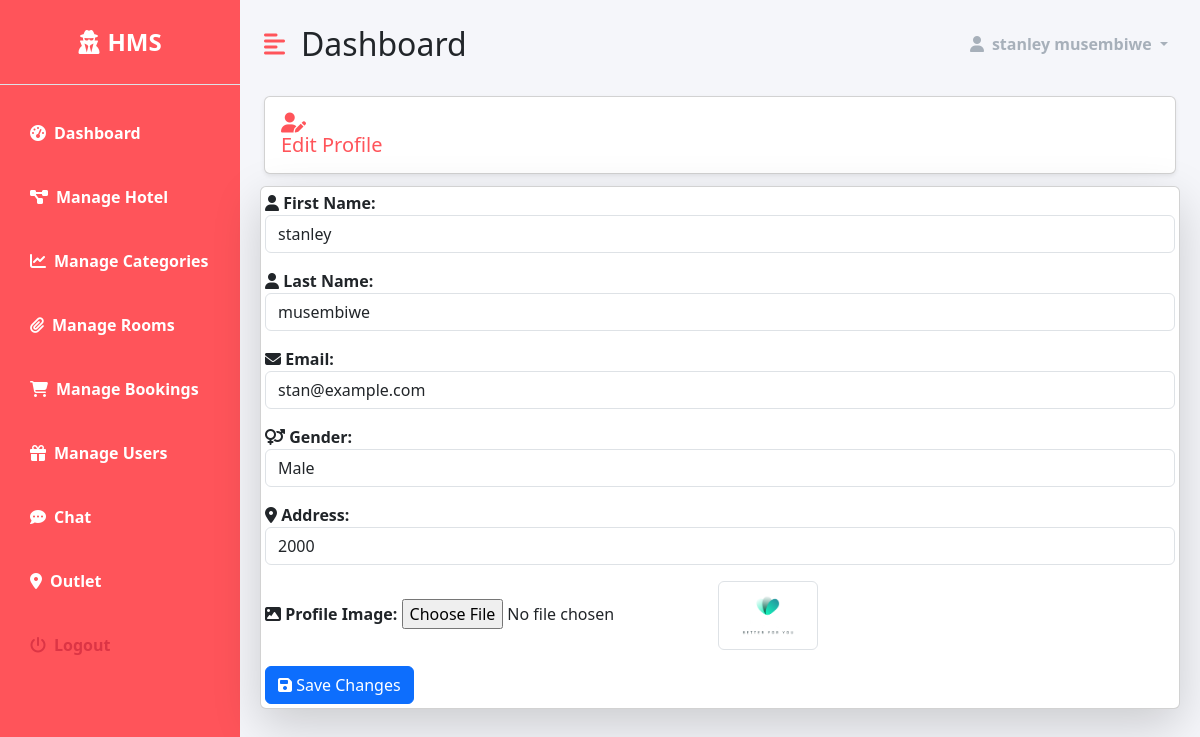
Page /dashboard/profile-details/ (signed in) on the committed database.
### accounts/models.py (models this page shows, shortened)
class CustomUser(AbstractUser):
    email = models.EmailField(unique=True)
    gender = models.CharField(max_length=1, blank=True, null=True)
    address = models.CharField(max_length=255, blank=True, null=True)
    image = models.ImageField(upload_to="user_images", blank=True, null=True)
    username = None
    objects = CustomUserManager()
    USERNAME_FIELD = 'email'
    REQUIRED_FIELDS = []

### dashboard/views.py (the view)
# urls.py: path('profile-details/',views.profile_details , name='profile-details'),
@login_required(login_url='accounts:login')
@staff_member_required(login_url='accounts:login')
def profile_details(request):
    try:
        user = CustomUser.objects.get(id=request.user.id)
        context = {
            'user': user,
        }
        return render(request, 'dashboard/users/profile_detail.html', context)
    except CustomUser.DoesNotExist:
        error_message = 'User does not exist'
        return HttpResponseRedirect(reverse('dashboard:home') + f'?error_message={error_message}')

### templates/dashboard/users/profile_detail.html (shortened to what this page needs)
{% extends 'dashboard/base.html' %}
{% load static %}
{% block content %}
    <div class="row">
        <div class="col-md-12">
            <h5 class="m-2 primary-text card shadow-sm p-3">
                <i class="fas fa-user-edit"></i> Edit Profile
            </h5>
        </div>
    </div>
    <div class="card shadow-lg m-1">
        <div class="col-md-12 p-1">
            <form method="post" action="{% url 'dashboard:edit-profile' %}" enctype="multipart/form-data">
                <div class="mb-3">
                    <label for="first_name" class="fw-bold">
                        <i class="fas fa-user"></i> First Name:
                    </label>
                    <input type="text" name="first_name" id="first_name" class="form-control" value="{{ user.first_name }}" required>
                </div>
                <div class="mb-3">
                    <label for="last_name" class="fw-bold">
                        <i class="fas fa-user"></i> Last Name:
                    </label>
                    <input type="text" name="last_name" id="last_name" class="form-control" value="{{ user.last_name }}" required>
                </div>
                <div class="mb-3">
                    <label for="email" class="fw-bold">
                        <i class="fas fa-envelope"></i> Email:
                    </label>
                    <input type="email" name="email" id="email" class="form-control" value="{{ user.email }}" required>
                </div>
                <div class="mb-3">
                    <label for="gender" class="fw-bold">
                        <i class="fas fa-venus-mars"></i> Gender:
                    </label>
                    <select name="gender" id="gender" class="form-control">
                        <option value="M" {% if user.gender == 'M' %}selected{% endif %}>Male</option>
                    </select>
                </div>
                <div class="mb-3">
                    <label for="address" class="fw-bold">
                        <i class="fas fa-map-marker-alt"></i> Address:
                    </label>
                    <input type="text" name="address" id="address" class="form-control" value="{{ user.address }}">
                </div>
                <div class="mb-3">
                    <label for="image" class="fw-bold">
                        <i class="fas fa-image"></i> Profile Image:
                    </label>
                    <input type="file" name="new_image" id="image" class="form-control-file">
                    {% if user.image %}
                        <img src="{{ user.image.url }}" alt="{{ user.get_full_name }}" class="img-thumbnail" width="100px">
                    {% endif %}
                </div>
                <button type="submit" class="btn btn-primary">
                    <i class="fas fa-save"></i> Save Changes
                </button>
            </form>
        </div>
    </div>
{% endblock %}

### templates/dashboard/base.html (shortened to what this page needs)
{% load  static %}
<!DOCTYPE html>
<html lang="en">
<head>
      <link href="https://cdn.jsdelivr.net/npm/bootstrap@5.3.2/dist/css/bootstrap.min.css"
            rel="stylesheet"
>
    <link rel="stylesheet" href="https://cdnjs.cloudflare.com/ajax/libs/font-awesome/6.5.1/css/all.min.css"
 />
    <link rel="stylesheet" type="text/css" href="https://cdn.datatables.net/1.11.5/css/jquery.dataTables.css">
    <link rel="stylesheet" href="{%  static 'dashboard/style.css' %}">
</head>
<body>
      <div class="d-flex" id="wrapper">
        <div class="primary-bg" id="sidebar-wrapper">
            <div class="sidebar-heading text-center py-4  text-white fs-4 fw-bold text-uppercase border-bottom"><i
                    class="fas fa-user-secret me-2"></i>HMS</div>
            <div class="list-group list-group-flush my-3">
                <a href="{% url 'dashboard:dashboard-index' %}" class="list-group-item list-group-item-action bg-transparent text-white active"><i
                        class="fas fa-tachometer-alt me-2"></i>Dashboard</a>
                <a href="{% url 'dashboard:manage-hotel' %}" class="list-group-item list-group-item-action bg-transparent text-white fw-bold"><i
                        class="fas fa-project-diagram me-2"></i>Manage Hotel</a>
                <a href="{% url 'dashboard:manage-categories' %}" class="list-group-item list-group-item-action bg-transparent text-white fw-bold"><i
                        class="fas fa-chart-line me-2"></i>Manage Categories</a>
                <a href="{% url 'dashboard:manage-rooms' %}" class="list-group-item list-group-item-action bg-transparent text-white fw-bold"><i
                        class="fas fa-paperclip me-2"></i>Manage Rooms</a>
                <a href="{% url 'dashboard:manage-bookings' %}" class="list-group-item list-group-item-action bg-transparent text-white fw-bold"><i
                        class="fas fa-shopping-cart me-2"></i>Manage Bookings</a>
                <a href="{% url 'dashboard:manage-users' %}" class="list-group-item list-group-item-action bg-transparent text-white fw-bold"><i
                        class="fas fa-gift me-2"></i>Manage Users</a>
                <a href="#" class="list-group-item list-group-item-action bg-transparent text-white fw-bold"><i
                        class="fas fa-comment-dots me-2"></i>Chat</a>
                <a href="#" class="list-group-item list-group-item-action bg-transparent text-white fw-bold"><i
                        class="fas fa-map-marker-alt me-2"></i>Outlet</a>
                <a href="#" class="list-group-item list-group-item-action bg-transparent text-danger fw-bold"><i
                        class="fas fa-power-off me-2"></i>Logout</a>
            </div>
        </div>
        <div id="page-content-wrapper">
            <nav class="navbar navbar-expand-lg navbar-light bg-transparent py-4 px-4">
                <div class="d-flex align-items-center">
                    <i class="fas fa-align-left primary-text fs-4 me-3" id="menu-toggle"></i>
                    <h2 class="fs-2 m-0">Dashboard</h2>
                </div>
                <div class="collapse navbar-collapse" id="navbarSupportedContent">
                    <ul class="navbar-nav ms-auto mb-2 mb-lg-0">
                        <li class="nav-item dropdown">
                            <a class="nav-link dropdown-toggle second-text fw-bold" href="#" id="navbarDropdown"
                                role="button" data-bs-toggle="dropdown" aria-expanded="false">
                                <i class="fas fa-user me-2"></i>{{user.get_full_name}}
                            </a>
                        </li>
                    </ul>
                </div>
            </nav>
            <div class="container-fluid px-3">
                {% block content %}
                 {% endblock content %}
            </div>
        </div>
    </div>
</body>
</html>

### static/dashboard/style.css (style rules this page uses)
:root { --main-bg-color: #ff545a; --main-text-color: #ff545a; --second-text-color : #a7b0ba; --second-bg-color : #f5f6fa; }
.primary-text { color: var(--main-text-color); }
.second-text { color: var(--second-text-color); }
.primary-bg { background-color: var(--main-bg-color); }
#wrapper { overflow-x: hidden; background-color:var(--second-bg-color); }
#sidebar-wrapper { min-height: 100vh; margin-left: -15rem; -webkit-transition: margin 0.25s ease-out; -moz-transition: margin 0.25s ease-out; -o-transition: margin 0.25s ease-out; transition: margin 0.25s ease-out; }
#sidebar-wrapper .sidebar-heading { padding: 0.875rem 1.25rem; font-size: 1.2rem; }
#sidebar-wrapper .list-group { width: 15rem; }
#page-content-wrapper { min-width: 100vw; }
#menu-toggle { cursor: pointer; }
.list-group-item { border: none; padding: 20px 30px; color: white; font-weight: bold; }
.list-group-item.active { background-color: transparent; font-weight: bold; border: none; }
@media (min-width: 768px) { #sidebar-wrapper { margin-left: 0; } }
@media (min-width: 768px) { #page-content-wrapper { min-width: 0; width: 100%; } }

### rows in the picture
CustomUser: get_full_name "stanley musembiwe", first_name "stanley", last_name "musembiwe", email "stan@example.com", gender "Male", address "2000", image (picture)
